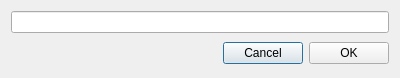
<?xml version="1.0" encoding="UTF-8"?>
<ui version="4.0">
 <class>AddCategoryDialog</class>
 <widget class="QDialog" name="AddCategoryDialog">
  <property name="geometry">
   <rect>
    <x>0</x>
    <y>0</y>
    <width>400</width>
    <height>78</height>
   </rect>
  </property>
  <property name="windowTitle">
   <string>Add Category</string>
  </property>
  <layout class="QVBoxLayout" name="verticalLayout">
   <item>
    <widget class="QLineEdit" name="lineEdit_newCategorie"/>
   </item>
   <item>
    <widget class="QWidget" name="widget" native="true">
     <layout class="QHBoxLayout" name="horizontalLayout">
      <property name="margin">
       <number>0</number>
      </property>
      <item>
       <spacer name="horizontalSpacer">
        <property name="orientation">
         <enum>Qt::Horizontal</enum>
        </property>
        <property name="sizeHint" stdset="0">
         <size>
          <width>40</width>
          <height>20</height>
         </size>
        </property>
       </spacer>
      </item>
      <item>
       <widget class="QPushButton" name="pushButton_Cancel">
        <property name="text">
         <string>Cancel</string>
        </property>
       </widget>
      </item>
      <item>
       <widget class="QPushButton" name="pushButton_OK">
        <property name="text">
         <string>OK</string>
        </property>
       </widget>
      </item>
     </layout>
    </widget>
   </item>
  </layout>
 </widget>
 <tabstops>
  <tabstop>lineEdit_newCategorie</tabstop>
  <tabstop>pushButton_OK</tabstop>
  <tabstop>pushButton_Cancel</tabstop>
 </tabstops>
 <resources/>
 <connections/>
</ui>
